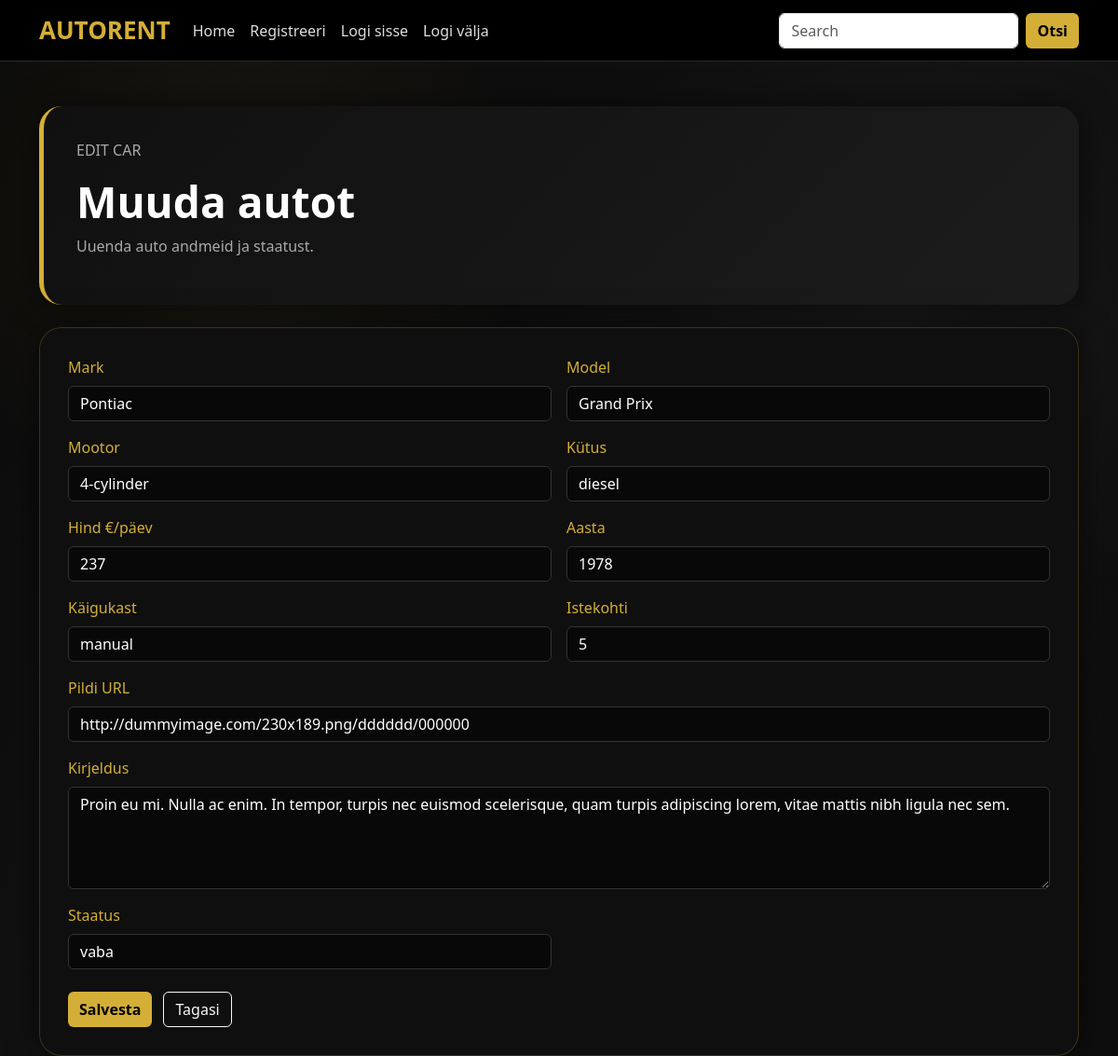
The app's page /admin/add_car.php?id=2 (signed in) with its own data.
### tables this page shows
CREATE TABLE `cars` (
  `id` int(4) NOT NULL,
  `mark` varchar(255) NOT NULL,
  `model` varchar(255) NOT NULL,
  `engine` varchar(255) NOT NULL,
  `fuel` varchar(255) NOT NULL,
  `price` int(4) NOT NULL,
  `image` varchar(255) NOT NULL,
  `year` year(4) NOT NULL,
  `transmission` varchar(225) NOT NULL,
  `seats` int(1) NOT NULL,
  `description` varchar(255) NOT NULL,
  `status` enum('vaba','rendidud','hoolduses') NOT NULL
);

### admin/add_car.php (the view, shortened to what this page needs)
<?php
include("../config.php");
$id = (int)$_GET["id"];
$stmt = mysqli_prepare($yhendus, "SELECT * FROM cars WHERE id = ?");
mysqli_stmt_bind_param($stmt, "i", $id);
mysqli_stmt_execute($stmt);
$result = mysqli_stmt_get_result($stmt);
$car = mysqli_fetch_assoc($result);
include("../header.php");
?>
<div class="container mt-5">
    <div class="admin-hero mb-4">
        <p class="hero-small">EDIT CAR</p>
        <h1>Muuda autot</h1>
        <p>Uuenda auto andmeid ja staatust.</p>
    </div>
    <div class="admin-form-box">
        <form method="post">
            <div class="row g-3">
                <div class="col-md-6">
                    <label class="form-label">Mark</label>
                    <input class="form-control auth-input" name="mark" value="<?php echo htmlspecialchars($car["mark"]); ?>" required>
                </div>
                <div class="col-md-6">
                    <label class="form-label">Model</label>
                    <input class="form-control auth-input" name="model" value="<?php echo htmlspecialchars($car["model"]); ?>" required>
                </div>
                <div class="col-md-6">
                    <label class="form-label">Mootor</label>
                    <input class="form-control auth-input" name="engine" value="<?php echo htmlspecialchars($car["engine"]); ?>" required>
                </div>
                <div class="col-md-6">
                    <label class="form-label">Kütus</label>
                    <input class="form-control auth-input" name="fuel" value="<?php echo htmlspecialchars($car["fuel"]); ?>" required>
                </div>
                <div class="col-md-6">
                    <label class="form-label">Hind €/päev</label>
                    <input class="form-control auth-input" name="price" type="number" value="<?php echo htmlspecialchars($car["price"]); ?>" required>
                </div>
                <div class="col-md-6">
                    <label class="form-label">Aasta</label>
                    <input class="form-control auth-input" name="year" type="number" value="<?php echo htmlspecialchars($car["year"]); ?>" required>
                </div>
                <div class="col-md-6">
                    <label class="form-label">Käigukast</label>
                    <input class="form-control auth-input" name="transmission" value="<?php echo htmlspecialchars($car["transmission"]); ?>" required>
                </div>
                <div class="col-md-6">
                    <label class="form-label">Istekohti</label>
                    <input class="form-control auth-input" name="seats" type="number" value="<?php echo htmlspecialchars($car["seats"]); ?>" required>
                </div>
                <div class="col-12">
                    <label class="form-label">Pildi URL</label>
                    <input class="form-control auth-input" name="image" value="<?php echo htmlspecialchars($car["image"]); ?>" required>
                </div>
                <div class="col-12">
                    <label class="form-label">Kirjeldus</label>
                    <textarea class="form-control auth-input" name="description" rows="4" required><?php echo htmlspecialchars($car["description"]); ?></textarea>
                </div>
                <div class="col-md-6">
                    <label class="form-label">Staatus</label>
                    <select name="status" class="form-control auth-input">
                        <option value="vaba" <?php if ($car["status"] == "vaba") echo "selected"; ?>>vaba</option>
                    </select>
                </div>
            </div>
            <div class="admin-actions mt-4">
                <button class="btn btn-gold">Salvesta</button>
                <a href="cars.php" class="btn btn-outline-light">Tagasi</a>
            </div>
        </form>
    </div>
</div>
</body>
</html>

### style.css (style rules this page uses)
body { background: radial-gradient(circle at 20% 20%, rgba(212, 175, 55, 0.08), transparent 25%), radial-gradient(circle at 80% 30%, rgba(255, 255, 255, 0.04), transparent 30%), linear-gradient(135deg, #0a0a0a, #111111, #0d0d0d); color: #ffffff; }
.btn-gold { background: #d4af37; color: #000; font-weight: bold; border: none; }
.form-label { color: #d4af37; }
.auth-input { background: #080808; color: white; border: 1px solid #333; }
.admin-hero { background: linear-gradient(135deg, #101010, #1c1c1c); border-left: 5px solid #d4af37; border-radius: 24px; padding: 35px; box-shadow: 0 0 35px rgba(0,0,0,0.6); }
.admin-hero h1 { font-size: 46px; font-weight: 800; color: #fff; }
.admin-hero p { color: #aaa; }
.admin-actions { display: flex; gap: 12px; flex-wrap: wrap; }
.admin-form-box { background: #0f0f0f; border: 1px solid rgba(212, 175, 55, 0.22); border-radius: 24px; padding: 30px; box-shadow: 0 0 35px rgba(0,0,0,0.55); }

### records on screen
cars: mark "Pontiac", model "Grand Prix", engine "4-cylinder", fuel "diesel", price "237", year "1978", transmission "manual", seats "5", image "http://dummyimage.com/230x189.png/dddddd/000000", description "Proin eu mi. Nulla ac enim. In tempor, turpis nec euismod scelerisque, quam turpis adipiscing lorem, vitae mattis nibh ligula nec sem.", status "vaba"
